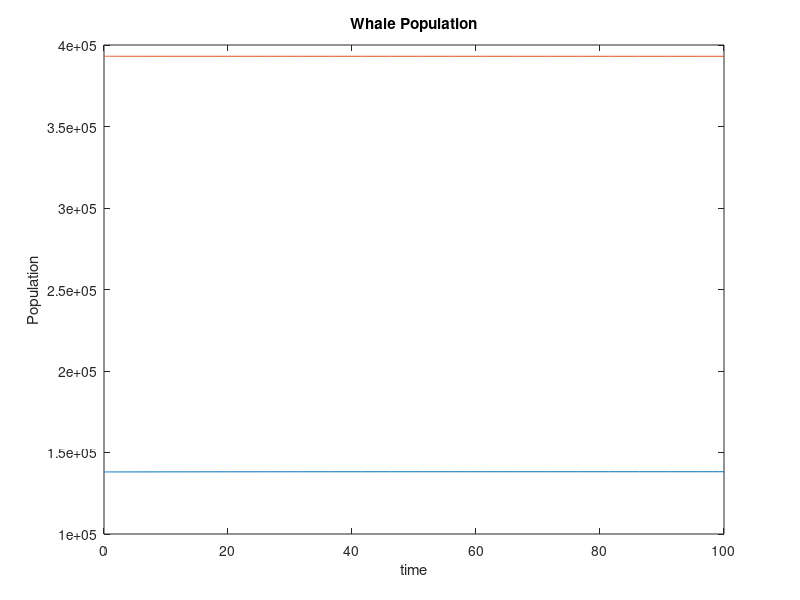
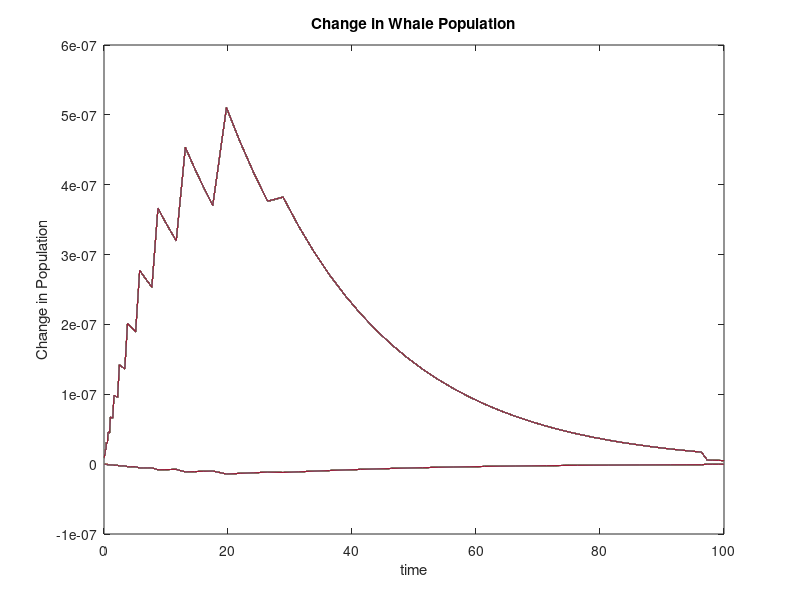
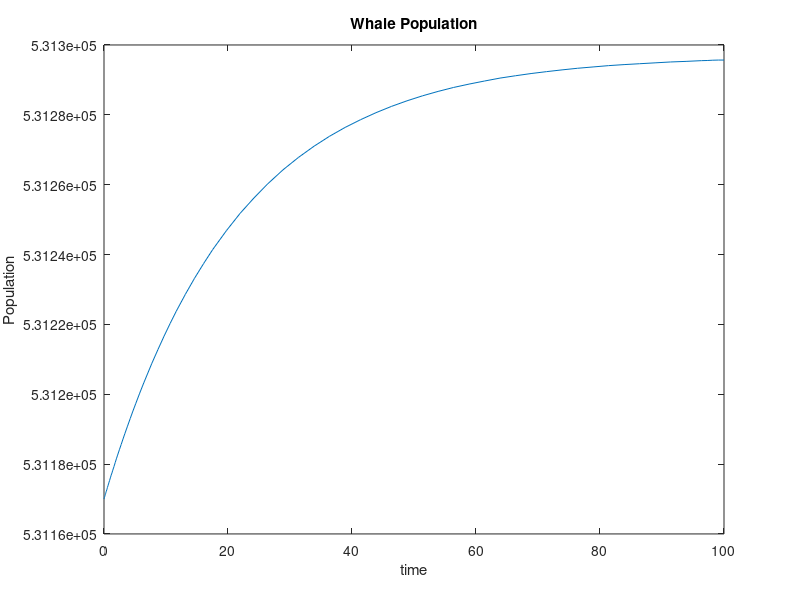
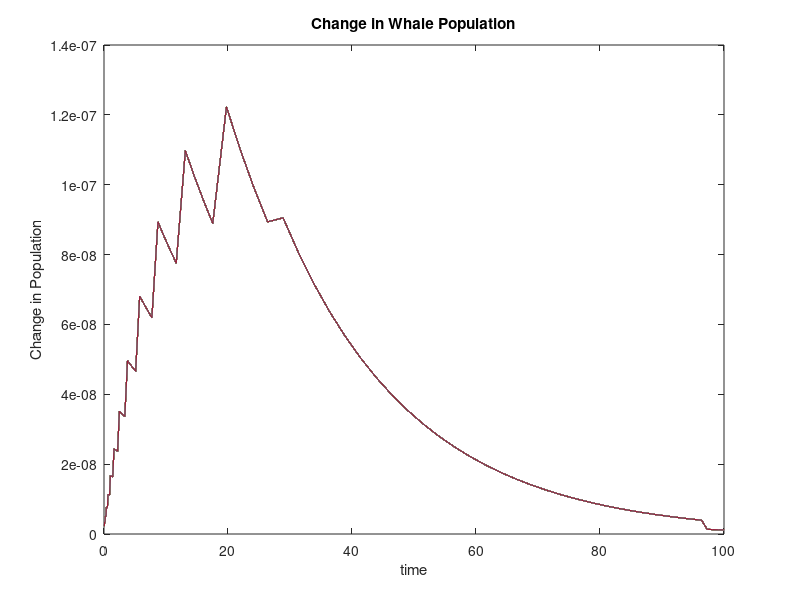

Here is the MATLAB script that generated these plots, in order:
% This script is a proof-of-concept which shows how to numerically solve
% this two-species competition environment model using MATLAB.
% Specifically, this script uses the ode45 utility.

% The ODE model (LaTeX friendly)
% \begin{align*}
%     \frac{dx}{dt} &= r_1 x (1 - x/K_1) - \alpha_1 x y \\
%     \frac{dy}{dt} &= r_2 y (1 - y/K_2) - \alpha_2 x y
% \end{align*}
% 
% (Plaintext friendly)
%   x'(t) = r1 * x(t) * (1 - x(t) / K1) - a1 * x(t) * y(t)
%   y'(t) = r2 * y(t) * (1 - y(t) / K2) - a2 * x(t) * y(t)

r1 = 0.05;
r2 = 0.08;
K1 = 150000;
K2 = 400000;
a1 = 1e-8;
a2 = 1e-8;

x0 = 1.3807e+05;
y0 = 3.9310e+05;

f = @(t,x) [r1*x(1) * (1 - x(1) / K1) - a1 * x(1) * x(2); ...
    r2 * x(2) * (1 - x(2) / K2) - a2 * x(1) * x(2)];

[t, xa] = ode45(f, [0 100], [x0 y0]);

plot(t, xa(:,1)); hold on
plot(t, xa(:,2));
title('Whale Population');
xlabel('time'), ylabel('Population'); hold off

figure();

plot(t(2:end), diff(xa(:,1)) / xa(1:end-1,1)); hold on
plot(t(2:end), diff(xa(:,2)) / xa(1:end-1,2));
title('Change in Whale Population');
xlabel('time'), ylabel('Change in Population'); hold off

figure();

plot(t, xa(:,1) + xa(:,2)); hold on
title('Whale Population');
xlabel('time'), ylabel('Population'); hold off

figure();

plot(t(2:end), diff(xa(:,1) + xa(:,2)) / (xa(1:end-1,1) + xa(1:end-1,2))); hold on
title('Change in Whale Population');
xlabel('time'), ylabel('Change in Population'); hold off